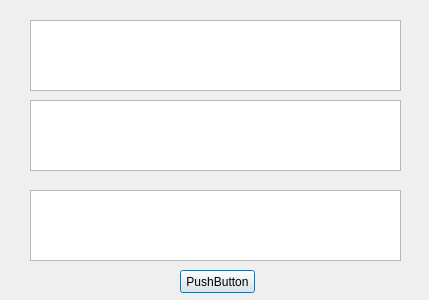
<?xml version="1.0" encoding="UTF-8"?>
<ui version="4.0">
 <class>Dialog</class>
 <widget class="QDialog" name="Dialog">
  <property name="geometry">
   <rect>
    <x>0</x>
    <y>0</y>
    <width>429</width>
    <height>300</height>
   </rect>
  </property>
  <property name="windowTitle">
   <string>Dialog</string>
  </property>
  <widget class="QPushButton" name="pushButton">
   <property name="geometry">
    <rect>
     <x>180</x>
     <y>270</y>
     <width>75</width>
     <height>23</height>
    </rect>
   </property>
   <property name="text">
    <string>PushButton</string>
   </property>
  </widget>
  <widget class="QTextEdit" name="textEdit">
   <property name="geometry">
    <rect>
     <x>30</x>
     <y>20</y>
     <width>371</width>
     <height>71</height>
    </rect>
   </property>
  </widget>
  <widget class="QTextEdit" name="textEdit_2">
   <property name="geometry">
    <rect>
     <x>30</x>
     <y>100</y>
     <width>371</width>
     <height>71</height>
    </rect>
   </property>
  </widget>
  <widget class="QTextEdit" name="textEdit_3">
   <property name="geometry">
    <rect>
     <x>30</x>
     <y>190</y>
     <width>371</width>
     <height>71</height>
    </rect>
   </property>
  </widget>
 </widget>
 <resources/>
 <connections/>
</ui>
